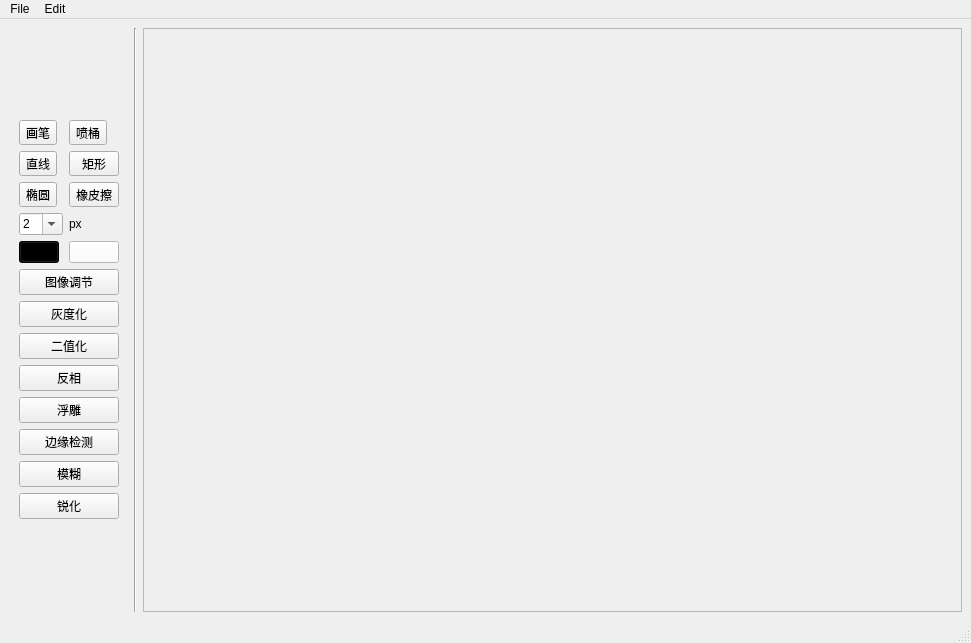
<?xml version="1.0" encoding="UTF-8"?>
<ui version="4.0">
 <class>MainWindow</class>
 <widget class="QMainWindow" name="MainWindow">
  <property name="geometry">
   <rect>
    <x>0</x>
    <y>0</y>
    <width>971</width>
    <height>643</height>
   </rect>
  </property>
  <property name="windowTitle">
   <string>Paint</string>
  </property>
  <property name="windowIcon">
   <iconset resource="../../imgs.qrc">
    <normaloff>:/img/img/icon.png</normaloff>:/img/img/icon.png</iconset>
  </property>
  <widget class="QWidget" name="centralwidget">
   <layout class="QHBoxLayout" name="horizontalLayout_3" stretch="0,1,7">
    <item>
     <widget class="QWidget" name="toolBox" native="true">
      <property name="sizePolicy">
       <sizepolicy hsizetype="Preferred" vsizetype="Preferred">
        <horstretch>0</horstretch>
        <verstretch>0</verstretch>
       </sizepolicy>
      </property>
      <layout class="QFormLayout" name="formLayout">
       <property name="sizeConstraint">
        <enum>QLayout::SetFixedSize</enum>
       </property>
       <property name="labelAlignment">
        <set>Qt::AlignLeading|Qt::AlignLeft|Qt::AlignTop</set>
       </property>
       <property name="formAlignment">
        <set>Qt::AlignLeading|Qt::AlignLeft|Qt::AlignTop</set>
       </property>
       <property name="leftMargin">
        <number>10</number>
       </property>
       <item row="1" column="0">
        <widget class="QToolButton" name="penBtn">
         <property name="text">
          <string>画笔</string>
         </property>
         <property name="icon">
          <iconset resource="../../imgs.qrc">
           <normaloff>:/img/img/cpen.png</normaloff>:/img/img/cpen.png</iconset>
         </property>
         <property name="iconSize">
          <size>
           <width>32</width>
           <height>32</height>
          </size>
         </property>
         <property name="checkable">
          <bool>true</bool>
         </property>
        </widget>
       </item>
       <item row="1" column="1">
        <widget class="QToolButton" name="bucketBtn">
         <property name="text">
          <string>喷桶</string>
         </property>
         <property name="icon">
          <iconset resource="../../imgs.qrc">
           <normaloff>:/img/img/painter.png</normaloff>:/img/img/painter.png</iconset>
         </property>
         <property name="iconSize">
          <size>
           <width>32</width>
           <height>32</height>
          </size>
         </property>
         <property name="checkable">
          <bool>true</bool>
         </property>
        </widget>
       </item>
       <item row="4" column="0">
        <widget class="QToolButton" name="lineBtn">
         <property name="text">
          <string>直线</string>
         </property>
         <property name="icon">
          <iconset resource="../../imgs.qrc">
           <normaloff>:/img/img/cline.png</normaloff>:/img/img/cline.png</iconset>
         </property>
         <property name="iconSize">
          <size>
           <width>32</width>
           <height>32</height>
          </size>
         </property>
         <property name="checkable">
          <bool>true</bool>
         </property>
        </widget>
       </item>
       <item row="4" column="1">
        <widget class="QToolButton" name="rectBtn">
         <property name="sizePolicy">
          <sizepolicy hsizetype="Expanding" vsizetype="Expanding">
           <horstretch>0</horstretch>
           <verstretch>0</verstretch>
          </sizepolicy>
         </property>
         <property name="text">
          <string>矩形</string>
         </property>
         <property name="icon">
          <iconset resource="../../imgs.qrc">
           <normaloff>:/img/img/square.png</normaloff>:/img/img/square.png</iconset>
         </property>
         <property name="iconSize">
          <size>
           <width>32</width>
           <height>32</height>
          </size>
         </property>
         <property name="checkable">
          <bool>true</bool>
         </property>
        </widget>
       </item>
       <item row="6" column="0">
        <widget class="QToolButton" name="ellipseBtn">
         <property name="text">
          <string>椭圆</string>
         </property>
         <property name="icon">
          <iconset resource="../../imgs.qrc">
           <normaloff>:/img/img/circle.png</normaloff>:/img/img/circle.png</iconset>
         </property>
         <property name="iconSize">
          <size>
           <width>32</width>
           <height>32</height>
          </size>
         </property>
         <property name="checkable">
          <bool>true</bool>
         </property>
        </widget>
       </item>
       <item row="6" column="1">
        <widget class="QToolButton" name="eraseButton">
         <property name="sizePolicy">
          <sizepolicy hsizetype="Expanding" vsizetype="Expanding">
           <horstretch>0</horstretch>
           <verstretch>0</verstretch>
          </sizepolicy>
         </property>
         <property name="text">
          <string>橡皮擦</string>
         </property>
         <property name="icon">
          <iconset resource="../../imgs.qrc">
           <normaloff>:/img/img/earse.png</normaloff>:/img/img/earse.png</iconset>
         </property>
         <property name="iconSize">
          <size>
           <width>32</width>
           <height>32</height>
          </size>
         </property>
         <property name="checkable">
          <bool>true</bool>
         </property>
        </widget>
       </item>
       <item row="9" column="0">
        <widget class="QPushButton" name="preColorBtn">
         <property name="sizePolicy">
          <sizepolicy hsizetype="Fixed" vsizetype="Fixed">
           <horstretch>0</horstretch>
           <verstretch>0</verstretch>
          </sizepolicy>
         </property>
         <property name="styleSheet">
          <string notr="true">background-color: #000000</string>
         </property>
         <property name="text">
          <string/>
         </property>
         <property name="iconSize">
          <size>
           <width>32</width>
           <height>32</height>
          </size>
         </property>
        </widget>
       </item>
       <item row="11" column="0" colspan="2">
        <widget class="QPushButton" name="baseAdjustBtn">
         <property name="text">
          <string>图像调节</string>
         </property>
        </widget>
       </item>
       <item row="16" column="0" colspan="2">
        <widget class="QPushButton" name="cannyBtn">
         <property name="text">
          <string>边缘检测</string>
         </property>
        </widget>
       </item>
       <item row="17" column="0" colspan="2">
        <widget class="QPushButton" name="blurBtn">
         <property name="text">
          <string>模糊</string>
         </property>
        </widget>
       </item>
       <item row="8" column="1">
        <widget class="QLabel" name="pxLabel">
         <property name="text">
          <string>px</string>
         </property>
        </widget>
       </item>
       <item row="8" column="0">
        <widget class="QComboBox" name="penSizeBtn">
         <property name="focusPolicy">
          <enum>Qt::ClickFocus</enum>
         </property>
         <property name="editable">
          <bool>true</bool>
         </property>
         <item>
          <property name="text">
           <string>2</string>
          </property>
         </item>
         <item>
          <property name="text">
           <string>4</string>
          </property>
         </item>
         <item>
          <property name="text">
           <string>6</string>
          </property>
         </item>
         <item>
          <property name="text">
           <string>8</string>
          </property>
         </item>
         <item>
          <property name="text">
           <string>10</string>
          </property>
         </item>
         <item>
          <property name="text">
           <string>12</string>
          </property>
         </item>
         <item>
          <property name="text">
           <string>14</string>
          </property>
         </item>
        </widget>
       </item>
       <item row="9" column="1">
        <widget class="QPushButton" name="backColorBtn">
         <property name="styleSheet">
          <string notr="true">background-color:#FFFFFF</string>
         </property>
         <property name="text">
          <string/>
         </property>
        </widget>
       </item>
       <item row="18" column="0" colspan="2">
        <widget class="QPushButton" name="sharpenBtn">
         <property name="text">
          <string>锐化</string>
         </property>
        </widget>
       </item>
       <item row="12" column="0" colspan="2">
        <widget class="QPushButton" name="grayBtn">
         <property name="text">
          <string>灰度化</string>
         </property>
        </widget>
       </item>
       <item row="14" column="0" colspan="2">
        <widget class="QPushButton" name="invertBtn">
         <property name="text">
          <string>反相</string>
         </property>
        </widget>
       </item>
       <item row="13" column="0" colspan="2">
        <widget class="QPushButton" name="binaryBtn">
         <property name="text">
          <string>二值化</string>
         </property>
        </widget>
       </item>
       <item row="15" column="0" colspan="2">
        <widget class="QPushButton" name="embossBtn">
         <property name="text">
          <string>浮雕</string>
         </property>
        </widget>
       </item>
      </layout>
     </widget>
    </item>
    <item>
     <widget class="Line" name="line">
      <property name="orientation">
       <enum>Qt::Vertical</enum>
      </property>
     </widget>
    </item>
    <item>
     <widget class="QScrollArea" name="scrollArea">
      <property name="mouseTracking">
       <bool>true</bool>
      </property>
      <property name="focusPolicy">
       <enum>Qt::TabFocus</enum>
      </property>
      <property name="lineWidth">
       <number>0</number>
      </property>
      <property name="widgetResizable">
       <bool>false</bool>
      </property>
      <widget class="QWidget" name="scrollAreaWidgetContents">
       <property name="geometry">
        <rect>
         <x>0</x>
         <y>0</y>
         <width>658</width>
         <height>413</height>
        </rect>
       </property>
       <layout class="QGridLayout" name="gridLayout">
        <property name="leftMargin">
         <number>0</number>
        </property>
        <property name="topMargin">
         <number>0</number>
        </property>
        <item row="0" column="0">
         <widget class="QLabel" name="board">
          <property name="sizePolicy">
           <sizepolicy hsizetype="Expanding" vsizetype="Expanding">
            <horstretch>0</horstretch>
            <verstretch>0</verstretch>
           </sizepolicy>
          </property>
          <property name="lineWidth">
           <number>0</number>
          </property>
          <property name="text">
           <string/>
          </property>
          <property name="scaledContents">
           <bool>true</bool>
          </property>
          <property name="alignment">
           <set>Qt::AlignLeading|Qt::AlignLeft|Qt::AlignTop</set>
          </property>
          <property name="margin">
           <number>0</number>
          </property>
          <property name="indent">
           <number>0</number>
          </property>
         </widget>
        </item>
       </layout>
      </widget>
     </widget>
    </item>
   </layout>
  </widget>
  <widget class="QMenuBar" name="menubar">
   <property name="geometry">
    <rect>
     <x>0</x>
     <y>0</y>
     <width>971</width>
     <height>24</height>
    </rect>
   </property>
   <widget class="QMenu" name="menu">
    <property name="title">
     <string>File</string>
    </property>
    <addaction name="actionNew"/>
    <addaction name="actionOpenImg"/>
    <addaction name="actionSave"/>
   </widget>
   <widget class="QMenu" name="menu_2">
    <property name="title">
     <string>Edit</string>
    </property>
    <addaction name="actionClear"/>
   </widget>
   <addaction name="menu"/>
   <addaction name="menu_2"/>
  </widget>
  <widget class="QStatusBar" name="statusbar"/>
  <action name="actionNew">
   <property name="icon">
    <iconset resource="../../imgs.qrc">
     <normaloff>:/img/img/new.png</normaloff>:/img/img/new.png</iconset>
   </property>
   <property name="text">
    <string>New</string>
   </property>
  </action>
  <action name="actionOpenImg">
   <property name="icon">
    <iconset resource="../../imgs.qrc">
     <normaloff>:/img/img/open.png</normaloff>:/img/img/open.png</iconset>
   </property>
   <property name="text">
    <string>Open</string>
   </property>
  </action>
  <action name="actionSave">
   <property name="icon">
    <iconset resource="../../imgs.qrc">
     <normaloff>:/img/img/save.png</normaloff>:/img/img/save.png</iconset>
   </property>
   <property name="text">
    <string>Save</string>
   </property>
  </action>
  <action name="actionClear">
   <property name="icon">
    <iconset resource="../../imgs.qrc">
     <normaloff>:/img/img/clear.png</normaloff>:/img/img/clear.png</iconset>
   </property>
   <property name="text">
    <string>Clear</string>
   </property>
  </action>
  <action name="actionClearDraw">
   <property name="icon">
    <iconset resource="../../imgs.qrc">
     <normaloff>:/img/img/clearImg.png</normaloff>:/img/img/clearImg.png</iconset>
   </property>
   <property name="text">
    <string>还原</string>
   </property>
  </action>
  <action name="actionClockWise">
   <property name="text">
    <string>顺时针</string>
   </property>
  </action>
  <action name="actionAntiClockWise">
   <property name="text">
    <string>逆时针</string>
   </property>
  </action>
  <action name="actionVerFilp">
   <property name="text">
    <string>垂直</string>
   </property>
  </action>
  <action name="actionHorFilp">
   <property name="text">
    <string>水平</string>
   </property>
  </action>
 </widget>
 <resources>
  <include location="../../imgs.qrc"/>
 </resources>
 <connections/>
</ui>
